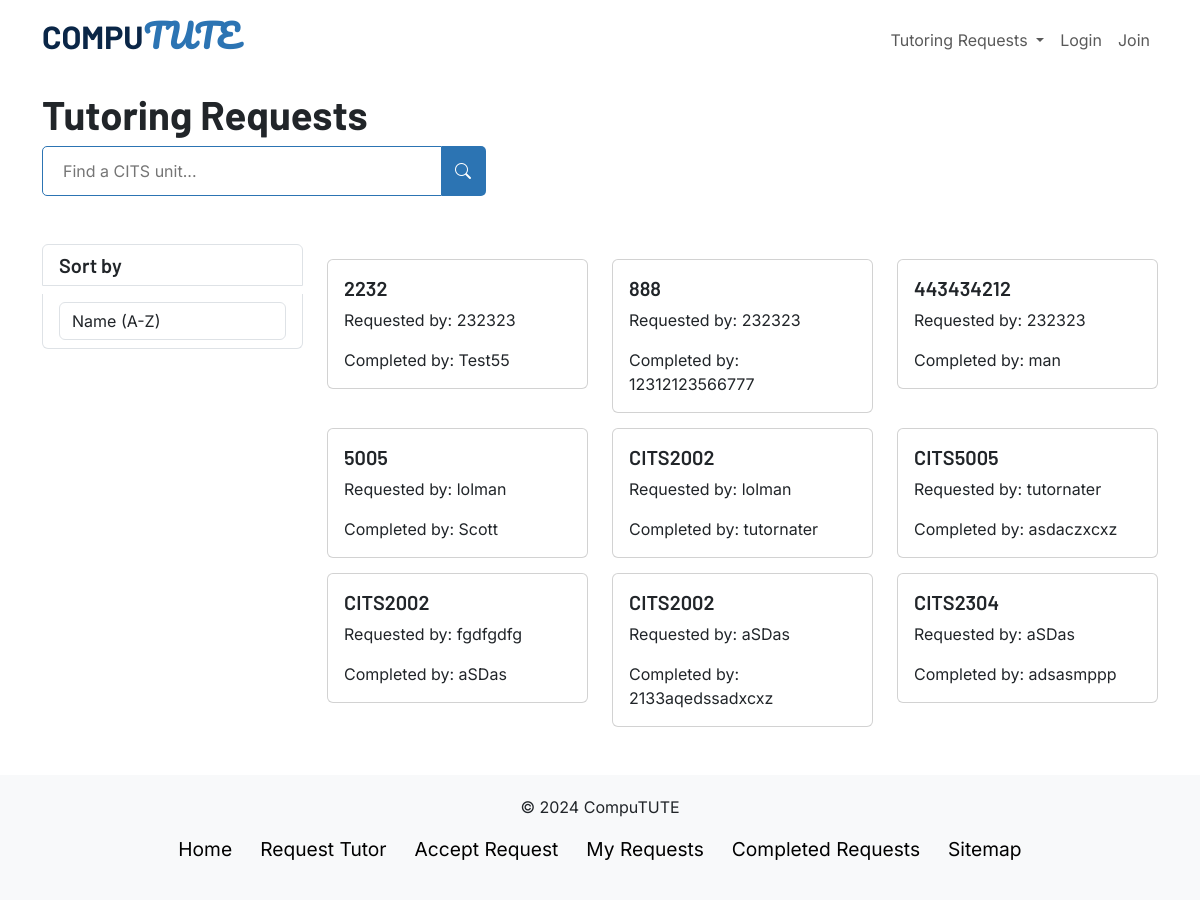
Page /completedrequests on the earlier database version.
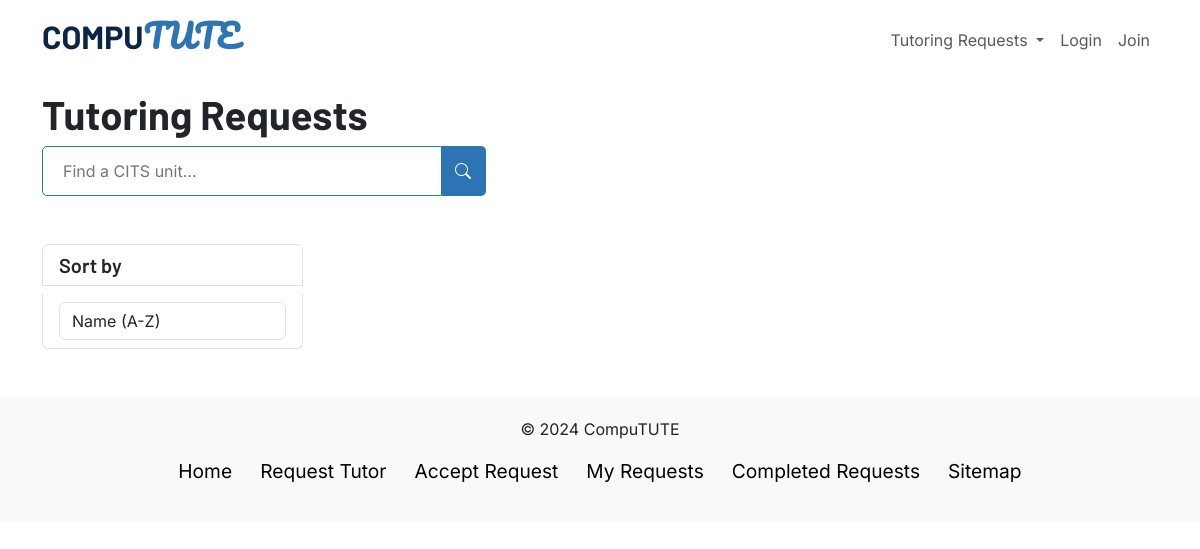
Same page on the later database version.
### app.py (models this page shows, shortened)
class Request(db.Model):
    requestID = db.Column(db.Integer, primary_key=True)
    userID = db.Column(db.Integer, db.ForeignKey('user.userID'))
    tutorID = db.Column(db.Integer, db.ForeignKey('tutor.tutorID'))
    unit = db.Column(db.String(150), nullable=False)
    user = db.relationship('User', back_populates='requests')
    tutor = db.relationship('Tutor', back_populates='requests')

class User(db.Model, UserMixin):
    userID = db.Column(db.Integer, primary_key=True)
    userEmail = db.Column(db.String(150), unique=True, nullable=False)
    userPassword = db.Column(db.String(150), nullable=False)
    requests = db.relationship('Request', back_populates='user')

### app.py (the view)
@app.route('/completedrequests', methods=["GET"])
def view_completed_requests():
    if request.method == "GET":
        requests_array = []
        requests = Request.query.all()
        for request_info in requests:
            if(request_info.tutorID != None):
                user_requesting = User.query.get(request_info.userID)
                tutor_responded = Tutor.query.get(request_info.tutorID)
                tutor_responded_user = User.query.get(tutor_responded.userID)
                new_request = {"id": request_info.requestID, "user": user_requesting.userEmail, "unit": request_info.unit, "tutor": tutor_responded_user.userEmail}
                requests_array.append(new_request)
        return render_template("completedrequests.html", requests=requests_array)

### templates/completedrequests.html (shortened to what this page needs)
{% extends "layout.html" %}
{% block head %}
{{ super() }}
<link rel="stylesheet" href="{{ url_for('static', filename='css/requests.css') }}">
{% endblock %}
{% block content %}
<div class="container">
  <div class="row">
    <h1 class="title">Tutoring Requests</h1>
    <div class="col-md-12">
      <form id="searchForm" class="d-flex">
        <input class="search-field" type="search" placeholder="Find a CITS unit..." aria-label="Search">
        <button class="search-btn" type="submit">
          <i class="bi bi-search"></i>
        </button>
      </form>
    </div>
  </div>
  <div class="row mt-5 mb-5">
    <div class="col-md-3">
      <div class="list-group">
        <h5 class="list-group-item">Sort by</h5>
        <div class="list-group-item">
          <select class="form-control" id="sort">
            <option value="name_asc">Name (A-Z)</option>
          </select>
        </div>
      </div>
    </div>
    <div class="col-md-9 items-section">
      <div class="row">
        {% for request in requests %}
          <div class="col-md-4">
            <div class="card">
              <div class="card-body">
                <h5 class="card-title">{{ request['unit'] }}</h5>
                <p class="card-text">Requested by: {{ request['user'] }} </p>
                <p class="card-text">Completed by: {{ request['tutor'] }} </p>
              </div>
            </div>
          </div>
        {% endfor %}
      </div>
    </div>
  </div>
</div>
{% endblock %}

### templates/layout.html (shortened to what this page needs)
<!DOCTYPE html>
<html lang="en">
  <head>
    {% block head %}
    <link rel="stylesheet" href="https://cdn.jsdelivr.net/npm/bootstrap-icons@1.11.3/font/bootstrap-icons.min.css">
    <link href="https://cdn.jsdelivr.net/npm/bootstrap@5.3.3/dist/css/bootstrap.min.css" rel="stylesheet">
    <link rel="stylesheet" href="{{ url_for('static', filename='css/root.css') }}">
    <link rel="stylesheet" href="{{ url_for('static', filename='css/navbar.css') }}">
    {% endblock %}
  </head>
  <nav class="navbar navbar-expand-lg fixed-top d-lg-flex">
    <div class="container d-flex justify-content-between">
      <a class="nav-brand d-none d-lg-block" href="/home">
        <h2 class="nav-brand1">COMPU</h2><h2 class="nav-brand2">TUTE</h2>
      </a>
      <div class="d-none d-lg-flex align-items-center">
        <div class="d-none d-lg-flex align-items-center">
          <ul class="navbar-nav">
            <li class="nav-item dropdown">
              <a class="nav-link dropdown-toggle" href="#" id="navbarDropdown" role="button" data-bs-toggle="dropdown" aria-expanded="false"> Tutoring Requests </a>
            </li>
            {% if session['user'] %}
              <li class="nav-item">
                <a class="nav-link" href="/logout">Logout</a>
              </li>
              <li class="nav-item">
                <a class="nav-link" href="/myrequests">{{ session['user'] }}</a>
              </li>
            {% else %}
              <li class="nav-item">
                <a class="nav-link" href="/login">Login</a>
              </li>
              <li class="nav-item">
                <a class="nav-link" href="/register">Join</a>
              </li>
            {% endif %}
          </ul>
        </div>
      </div>
    </div>
  </nav>
  <body>
    <div class="content">{% block content %}{% endblock %}</div>
  </body>
  <footer>
    <div class="inner-footer">
      <p>&copy; 2024 CompuTUTE</p>
      <ul class="list-unstyled d-flex flex-column flex-md-row justify-content-center">
        <li class="px-2"><a href="/home">Home</a></li>
        <li class="px-2"><a href="/createrequest">Request Tutor</a></li>
        <li class="px-2"><a href="/requests">Accept Request</a></li>
        <li class="px-2"><a href="/myrequests">My Requests</a></li>
        <li class="px-2"><a href="/completedrequests">Completed Requests</a></li>
        <li class="px-2"><a href="/sitemap">Sitemap</a></li>
      </ul>
    </div>
  </footer>
</html>

### static/css/root.css (style rules this page uses)
body { font-family: 'Inter', sans-serif !important; }
.logo, h1, h2, h3, h4, h5, h6 { font-family: 'Barlow', sans-serif !important; font-weight: 700; }
h3, h4, h5, h6 { font-family: 'Barlow', sans-serif !important; font-weight: 600; }
h5, h6 { font-family: 'Barlow', sans-serif !important; font-weight: 600; }

### static/css/navbar.css (style rules this page uses)
nav { background: transparent; width: 100%; z-index: 1000; height: 80px; transition: background 0.3s ease-in-out; }
.nav-brand { font-size: 1.5em; font-weight: 700; text-decoration: none; }
.nav-brand1, .nav-brand2 { display: inline-block; }
.nav-brand1 { color: rgb(10, 38, 71); }
.nav-brand2 { font-family: Pacifico, cursive !important; color: rgb(44, 116, 179); }
.search-field { width: 400px; height: 50px; border: 1px solid; border-color: rgb(44, 116, 179); border-radius: 5px 0 0 5px; padding: 0 20px; font-size: 1em; transition: border-color 0.1s ease-in-out; }
.search-btn { height: 50px; background: rgb(44, 116, 179); color: white; border: none; border-radius: 0 5px 5px 0; font-size: 1em; padding: 0 15px 0 13px; }
#searchForm { transition: opacity 0.5s, visibility 0.5s; opacity: 1; visibility: visible; }
.inner-footer { background-color: #f8f9fa; padding: 20px; text-align: center; }
.inner-footer li a { color: black; text-decoration: none; margin: 5px; font-size: 1.2em; border: 1px dotted transparent; }

### static/css/requests.css (style rules this page uses)
.title { margin-top: 90px; }
button { background-color: #4CAF50; color: white; padding: 10px 20px; border: none; border-radius: 5px; cursor: pointer; }

Differences in the rows shown:
removed Request: unit "2232"
removed User: user "232323" "232323" "232323"
removed User: tutor "Test55"
removed Request: unit "888"
removed User: tutor "12312123566777"
removed Request: unit "443434212"
removed User: tutor "man"
removed Request: unit "5005"
removed User: user "lolman" "lolman"
removed User: tutor "Scott"
removed Request: unit "CITS2002"
removed User: tutor "tutornater", user "tutornater"
removed Request: unit "CITS5005"
removed User: tutor "asdaczxcxz"
removed Request: unit "CITS2002"
removed User: user "fgdfgdfg"
removed User: tutor "aSDas", user "aSDas" "aSDas"
removed Request: unit "CITS2002"
removed User: tutor "2133aqedssadxcxz"
removed Request: unit "CITS2304"
removed User: tutor "adsasmppp"
Other differences:
list line gone: "Requested by: Completed by:"
